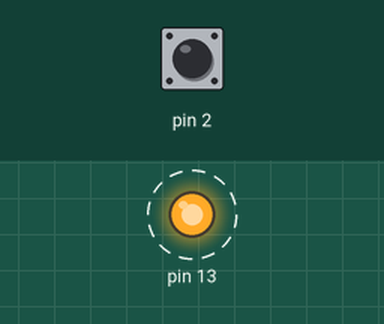
Simulated run of this sketch. Board: Arduino Uno, built with avr-gcc and run on an emulated ATmega328P. On the bench: output pins drawn as LEDs (lit = HIGH). Dashed ring = blinking. The test bench sets the inputs (shaded band); at power-on: pin 2 LOW. What the sketch prints to the serial monitor is not drawn.

Above: at 1.2 s.
1.3 s: pin 2 pulsed HIGH 5 times (0.12 s each, 0.3 s apart)
Timing chart, 0 to 11.8 s (numbered marks = the images above; inputs shaded):
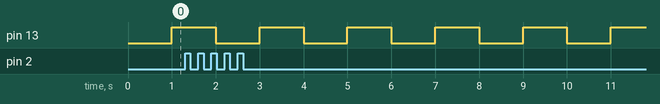

Measured:
- by itself, pin 13: alternates HIGH for 1.0 s and LOW for 1.0 s

The sketch:

timerOne.ino
```cpp
#include <TimerOne.h>

int geral, agora, anterior, dif;

void setup(void) {
  pinMode(13, OUTPUT);
  pinMode(2, INPUT);
  Timer1.initialize(1000000);  //microsegundos
  Timer1.attachInterrupt(timer);
  Serial.begin(9600);
}
void loop() {
  Serial.print(geral);
  Serial.print("  ");
  Serial.println(dif);

  if (digitalRead(2) == HIGH) {
    dif = agora - anterior;
    agora = anterior;

    while (digitalRead(2) == HIGH) delay(10);
  }
}

void timer() {
  digitalWrite(13, !digitalRead(13));
  agora++;
  geral++;
}
```
